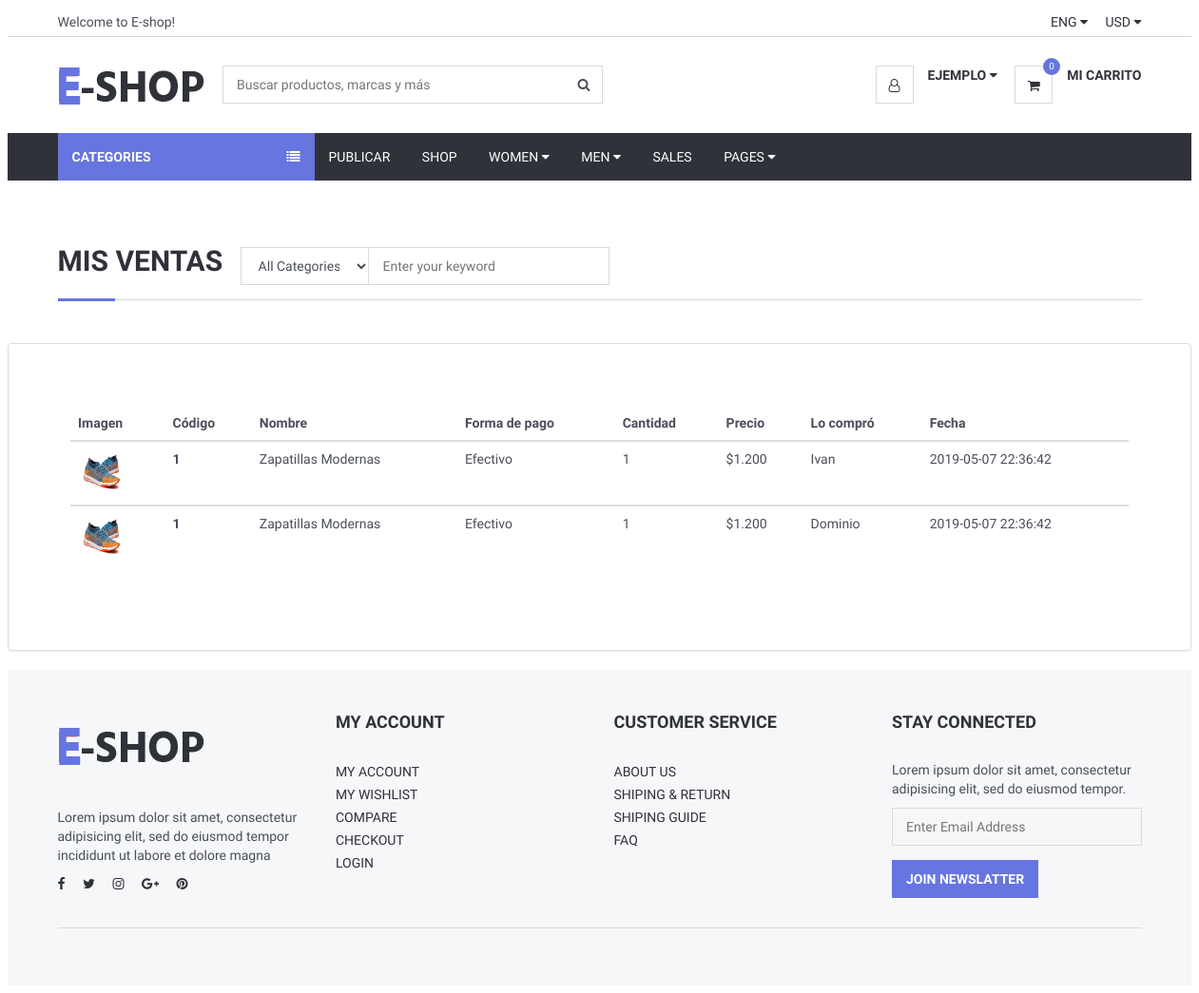
The app's page /Views/VentasHechas.php (signed in), older data.
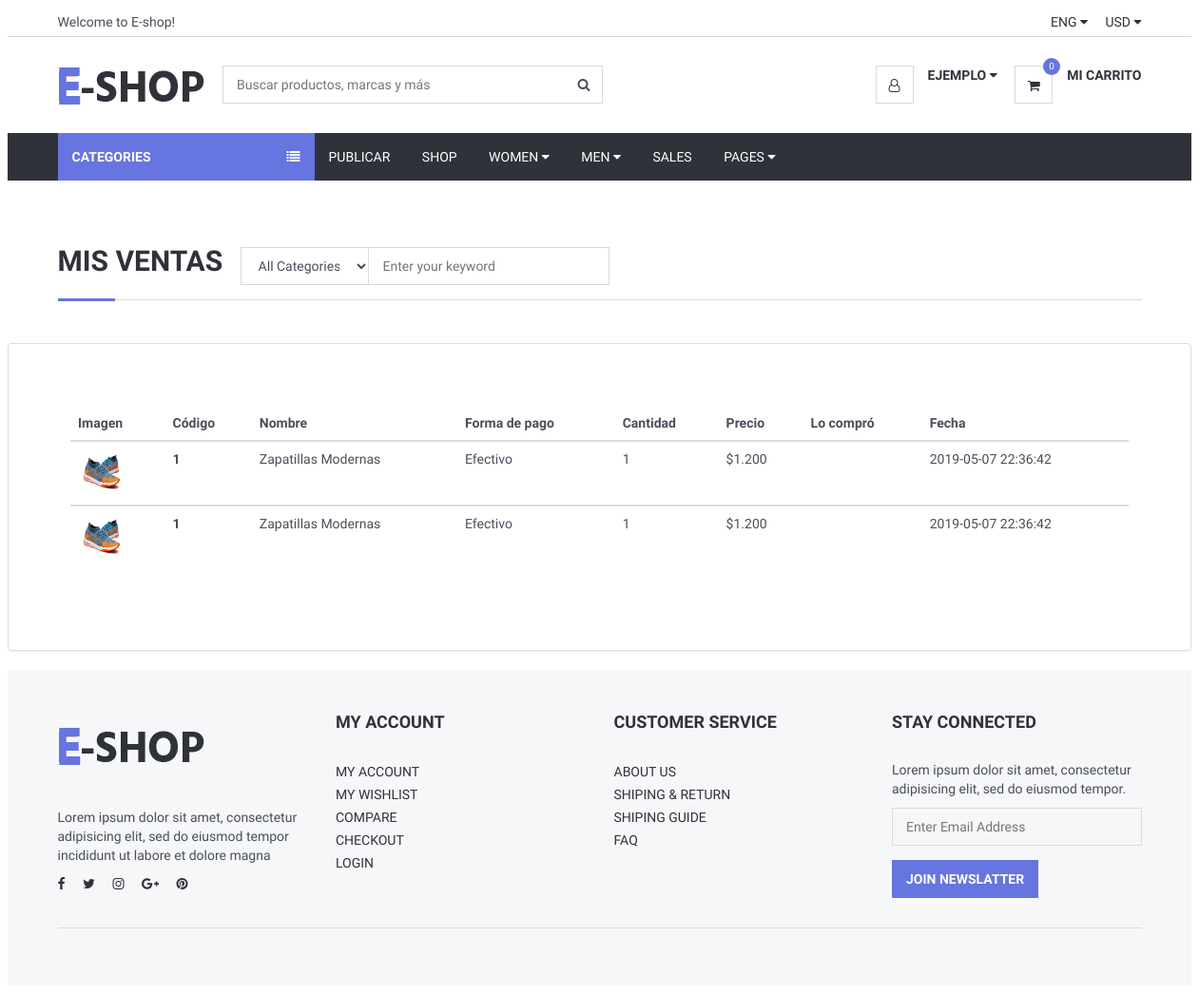
The same page, newer data.
### tables this page shows
CREATE TABLE `compra` (
  `id` int(11) NOT NULL,
  `idUsuario` int(11) NOT NULL,
  `idProducto` int(11) NOT NULL,
  `cantidad` int(11) NOT NULL,
  `costo` double NOT NULL
);

CREATE TABLE `usuario` (
  `id` int(11) NOT NULL,
  `email` varchar(200) NOT NULL,
  `password` varchar(200) NOT NULL,
  `nombre` varchar(200) NOT NULL,
  `estado` varchar(200) NOT NULL,
  `pais` int(11) NOT NULL,
  `latitud` varchar(200) DEFAULT NULL,
  `longitud` varchar(200) DEFAULT NULL,
  `rol` varchar(200) NOT NULL,
  `idTipoUser` int(11) NOT NULL
);

CREATE TABLE `producto` (
  `id` int(11) NOT NULL,
  `nombre` varchar(200) NOT NULL,
  `estado` varchar(200) NOT NULL,
  `precio` double NOT NULL,
  `formasdepago` varchar(200) NOT NULL,
  `envio` varchar(200) NOT NULL,
  `marca` varchar(200) NOT NULL,
  `stock` int(11) NOT NULL,
  `genero` varchar(200) NOT NULL,
  `categoria` int(11) NOT NULL,
  `palabrasClaves` varchar(200) NOT NULL,
  `descripcion` varchar(600) NOT NULL,
  `visitas` int(11) NOT NULL,
  `idUsuario` int(11) NOT NULL,
  `latitud` varchar(200) DEFAULT NULL,
  `longitud` varchar(200) DEFAULT NULL,
  `ventas` int(11) NOT NULL
);

### Views/conexionBD/conexion.php (called while the page is built, shortened)
<?php
class Conexion{
	 private $msq="";
	public function __construct()
	 {
		 $archivoConfig = "config.ini";
		 $confi = parse_ini_file($archivoConfig, true);
		 $this->host = $confi["bd"]["host"];
		 $this->usuario = $confi["bd"]["usuario"];
		 $this->clave=$confi["bd"]["clave"];
		 $this->bd = $confi["bd"]["bd"];
		$this->msq = new mysqli($this->host, $this->usuario, $this->clave, $this->bd);
	 }
	 public function realizarConsulta($consulta){
		 if(!$resultado = $this->msq->query($consulta) )
		 {
		   die( "Ha ocurrido un error al ejecutar la consulta :" . $consulta);
		 }else{
			 return $resultado;
		}
	}
	  public function cantidadDeFilas($resultado)
	 {
		 return $resultado->num_rows;
	 }
}
?>

### Views/VentasHechas.php (the view, shortened to what this page needs)
<?php
include_once("header.php");
		require_once("conexionBD/conexion.php");
		$conexion = new Conexion;
$id = $_SESSION['id'];
 		$consulta="SELECT *
					FROM compra as com
					inner join usuario as user on com.idUsuario = user.id
					inner join producto as prod on com.idProducto = prod.id
					WHERE prod.idUsuario= '".$id."'";
		$resultado = $conexion->realizarConsulta($consulta);
		$CantidadDeResultados = $conexion->cantidadDeFilas($resultado);
?>
	<div class="section">
		<div class="container">
			<div class="row">
			<div class="col-md-12">
					<div class="section-title">
						<h2 class="title">Mis Ventas &nbsp</h2>
						<div class="header-search">
                    <form>
                        <input class="input search-input" type="text" placeholder="Enter your keyword">
                        <select class="input search-categories">
                            <option value="0">All Categories</option>
                        </select>
                    </form>
                </div>
					</div>
				</div>
			</div>
		</div>
	</div>
		<?php
						if($CantidadDeResultados==0)
						{
		?>
		<h3 class="text-center mb-8 "> No has realizado ninguna venta aún.</h3><br>
		<?php			}else {
		?>
        <div class="panel panel-default" style="padding: 50px">
            <div class="panel-body" >
                <table  class="table" >
                    <thead>
                    <tr>
                        <th scope="col">Imagen</th>
                        <th scope="col">Código</th>
                        <th scope="col">Nombre</th>
                        <th scope="col">Forma de pago</th>
                        <th scope="col">Cantidad</th>
                        <th scope="col">Precio</th>
						<th scope="col">Lo compró</th>
						<th scope="col">Fecha</th>
                    </tr>
                    <?php
                    while($f=mysqli_fetch_array($resultado)){
						$consulta2="SELECT * FROM imgprincipal WHERE idProducto= '".$f['id']."'";
						$resultado2 = $conexion->realizarConsulta($consulta2);
                    ?>
					 <?php
					while($g=mysqli_fetch_array($resultado2)){
					 ?>
                    </thead>
                    <tbody>
                    <tr>
                        <td > <div style="height:100%;width:100%;"><img style="height:50px;width:50px;"  src="imgPublicadas/<?php echo $g["nombre"];?>" alt=""> </div></td>
						<?php
					}
					 ?>
						<th scope="row"><?php echo $f['id'];?> </th>
                        <td><?php echo $f['nombre'];?></td>
                        <td><?php echo $f['formasdepago'];?></td>
                        <td><?php echo $f['cantidad'];?></td>
                        <td><?php echo "$".number_format($f['precio'],0,'.','.');?> </td>
						<td><?php echo $f['Nombre'];?></td>
                        <td><?php echo $f['fecha'];?></td>
					<?php
                    }
                    ?>
					 </tbody>
                    </tr>
                </table>
		<?php } ?>
            </div>
        </div>
<?php require_once("footer.php")?>

Row changes from the older to the newer data that the page shows:
changed through a linked row, compra (number 1 of 2 on the later page): idUsuario.Nombre "Ivan" → (not shown)
changed through a linked row, compra (number 2 of 2 on the later page): idUsuario.Nombre "Dominio" → (not shown)
